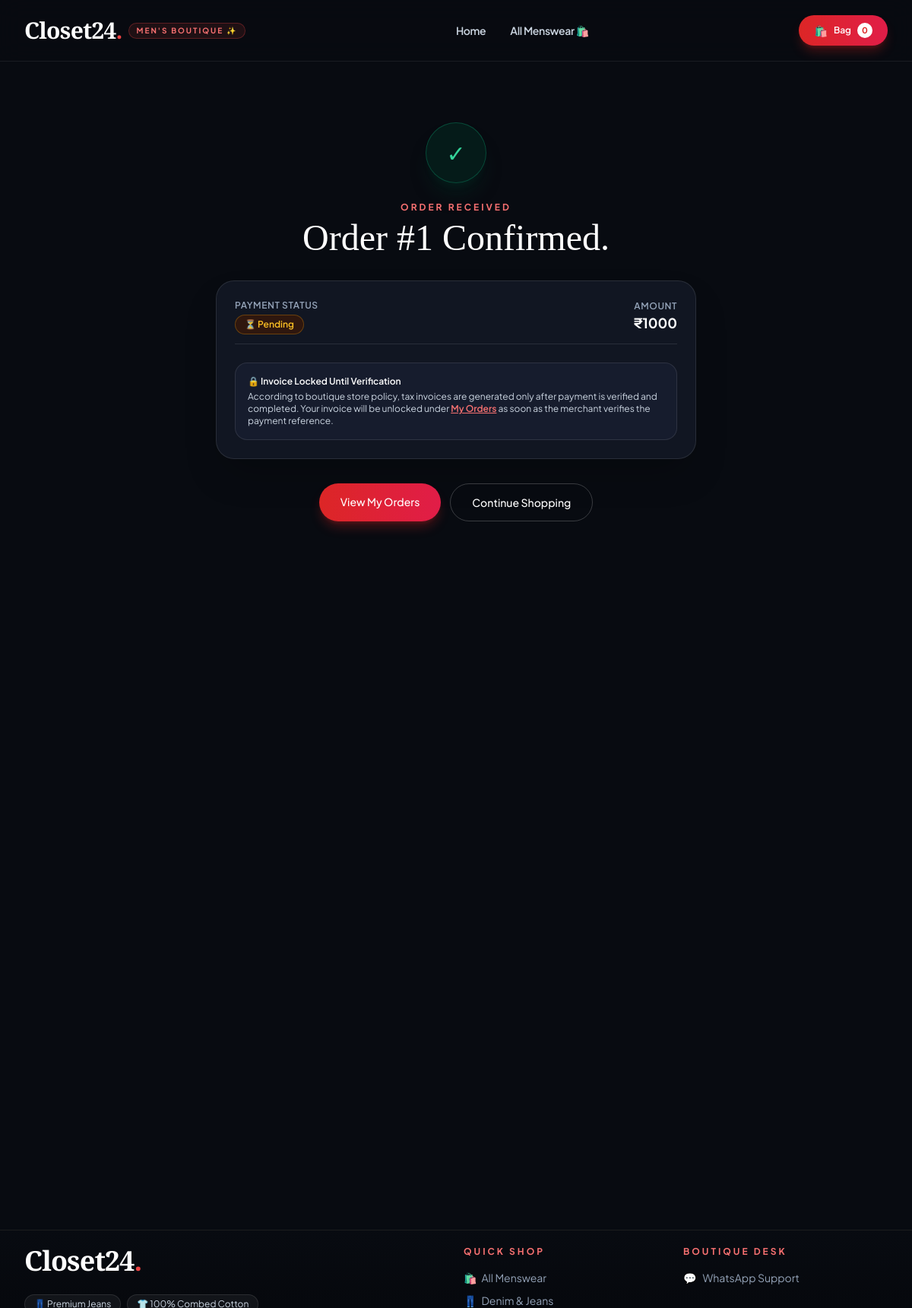
The page /order/success/1/ on the database its author committed.
### shop/models.py (models this page shows, shortened)
class Order(models.Model):
        STATUS_CHOICES = (
            ("placed", "Placed"),
            ("confirmed", "Confirmed"),
            ("packed", "Packed"),
            ("shipped", "Shipped"),
            ("delivered", "Delivered"),
            ("cancelled", "Cancelled"),
        )
        user = models.ForeignKey(User, on_delete=models.SET_NULL, null=True, blank=True, related_name="orders")
        full_name = models.CharField(max_length=120)
        phone = models.CharField(max_length=20)
        address = models.TextField()
        city = models.CharField(max_length=80)
        state = models.CharField(max_length=80, default="Tamil Nadu")
        pincode = models.CharField(max_length=10)
        subtotal = models.DecimalField(max_digits=12, decimal_places=2, default=Decimal("0"))
        cgst = models.DecimalField(max_digits=10, decimal_places=2, default=Decimal("0"))
        sgst = models.DecimalField(max_digits=10, decimal_places=2, default=Decimal("0"))
        igst = models.DecimalField(max_digits=10, decimal_places=2, default=Decimal("0"))
        total_tax = models.DecimalField(max_digits=10, decimal_places=2, default=Decimal("0"))
        total = models.DecimalField(max_digits=12, decimal_places=2, default=Decimal("0"))
        status = models.CharField(max_length=20, choices=STATUS_CHOICES, default="placed")
        payment_method = models.CharField(max_length=50, default="Google Pay / UPI")
        payment_reference = models.CharField(max_length=100, blank=True, help_text="UPI Transaction ID / UTR")
        payment_status = models.CharField(max_length=40, default="Pending")
        courier_partner = models.CharField(max_length=100, blank=True, help_text="e.g. Delhivery, Blue Dart, India Post")
        tracking_number = models.CharField(max_length=100, blank=True, help_text="AWB / Tracking Number")
        tracking_url = models.URLField(blank=True, help_text="Direct link to track shipment")
        stock_restored = models.BooleanField(default=False, help_text="Prevents duplicate stock replenishment on cancellation")
        created_at = models.DateTimeField(auto_now_add=True)
        class Meta:
            ordering = ["-created_at"]

### shop/views.py (the view)
# urls.py: path("order/success/<int:order_id>/", views.order_success, name="order_success"),
def order_success(request, order_id):
    order = get_object_or_404(Order, id=order_id)
    return render(request, "order_success.html", {"order": order})

### shop/context_processors.py (called while the page is built, shortened)
def cart_count(request):
    cart = request.session.get("cart", {})
    return {"cart_count": sum(item.get("quantity", 0) for item in cart.values())}

def shop_settings(request):
    return {"shop_settings": ShopSettings.objects.first()}

def is_owner_check(request):
    if not request.user.is_authenticated:
        return {"is_owner": False,
                "is_staff_member":False,
                "is_store_admin":False,
                "user_role":"guest"
                }

### templates/order_success.html (shortened to what this page needs)
{% extends "base.html" %}
{% block content %}
<div class="max-w-2xl mx-auto px-5 py-20 text-center">
    <div class="w-20 h-20 rounded-full bg-emerald-950/50 text-emerald-400 flex items-center justify-center mx-auto text-3xl border border-emerald-500/30 shadow-xl shadow-emerald-950/40">
      ✓
    </div>
    <p class="uppercase tracking-[.25em] text-xs text-red-400 font-bold mt-6">Order Received</p>
    <h1 class="display text-4xl lg:text-5xl mt-2 text-white">Order #{{ order.id }} Confirmed.</h1>
    <div class="bg-[#111622] border border-white/10 rounded-3xl p-6 mt-8 text-left space-y-4 shadow-2xl">
        <div class="flex justify-between items-center border-b border-white/10 pb-3">
            <div>
                <p class="text-xs text-slate-400 uppercase tracking-wider font-semibold">Payment Status</p>
                <div class="flex items-center gap-2 mt-1">
                    {% if order.payment_status == 'Paid' %}
                    <span class="inline-flex items-center gap-1.5 px-3 py-1 rounded-full text-xs font-semibold bg-emerald-950/60 text-emerald-400 border border-emerald-500/30">
                        ✓ Payment Completed & Verified
                    </span>
                    {% else %}
                    <span class="inline-flex items-center gap-1.5 px-3 py-1 rounded-full text-xs font-semibold bg-amber-950/60 text-amber-400 border border-amber-500/30">
                        ⏳ {{ order.payment_status }}
                    </span>
                    {% endif %}
                </div>
            </div>
            <div class="text-right">
                <p class="text-xs text-slate-400 uppercase tracking-wider font-semibold">Amount</p>
                <p class="font-bold text-lg text-white">₹{{ order.total|floatformat:0 }}</p>
            </div>
        </div>
        {% if order.payment_status == 'Paid' %}
        <div class="pt-2">
            <p class="text-xs text-slate-400 mb-3">Your payment has been successfully completed and confirmed. You can now download your official tax invoice containing full customer and payment details.</p>
            <a href="{% url 'download_receipt' order.id %}" target="_blank" class="inline-flex items-center justify-center gap-2 w-full bg-emerald-600 hover:bg-emerald-700 text-white rounded-2xl py-3.5 text-sm font-semibold transition shadow-md">
                <span>📄</span> Download / Print Official Tax Invoice
            </a>
        </div>
        {% else %}
        <div class="pt-2">
            <div class="p-4 bg-[#161c2d] rounded-2xl border border-white/10 text-xs text-slate-300 space-y-1">
                <p class="font-semibold text-white">🔒 Invoice Locked Until Verification</p>
                <p>According to boutique store policy, tax invoices are generated only after payment is verified and completed. Your invoice will be unlocked under <a href="{% url 'my_orders' %}" class="text-red-400 underline font-semibold">My Orders</a> as soon as the merchant verifies the payment reference.</p>
            </div>
        </div>
        {% endif %}
    </div>
    <div class="flex flex-col sm:flex-row justify-center gap-3 mt-8">
        <a href="{% url 'my_orders' %}" class="bg-gradient-to-r from-red-600 to-rose-600 hover:from-red-500 hover:to-rose-500 text-white rounded-full px-7 py-3.5 text-sm font-medium transition shadow-lg shadow-red-600/30">View My Orders</a>
        <a href="{% url 'shop' %}" class="border border-white/20 text-white hover:bg-white/10 rounded-full px-7 py-3.5 text-sm font-medium transition">Continue Shopping</a>
    </div>
</div>
{% endblock %}

### templates/base.html (style rules this page uses)
body { font-family: 'Plus Jakarta Sans', sans-serif; background-color: #080b11; color: #f1f5f9; }
.display { font-family: 'Playfair Display', serif; }

### rows shown on the page
Order: id "1", payment_status "Pending", total "1000"

### other values the page prints
{{ cart_count }} "0"
